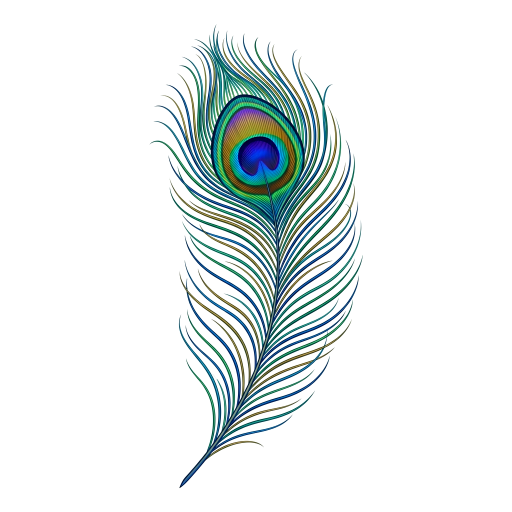
#> input picture Image and Audio/peacock-feather.png, 1024 x 1024 px (shown at 1/2 size)
$ python generate_favicon.py
#> lines starting #> are read from the running program, lines starting #| are printed output that depends on the picture
import os
import shutil
from PIL import Image

def generate_favicons():
    base_dir = os.path.dirname(os.path.dirname(os.path.abspath(__file__)))
    source_img_path = os.path.join(base_dir, "Image and Audio", "peacock-feather.png")

    if not os.path.exists(source_img_path):
        raise FileNotFoundError(f"Source icon not found at: {source_img_path}")

    src = Image.open(source_img_path).convert("RGBA")
#> src is the input picture: PIL image 1024x1024 RGBA; mean R, G, B, A 230.7, 237.1, 236.7, 33.1
    bbox = src.getbbox()
#> bbox = (0, 0, 727, 977)
    cropped = src.crop(bbox)
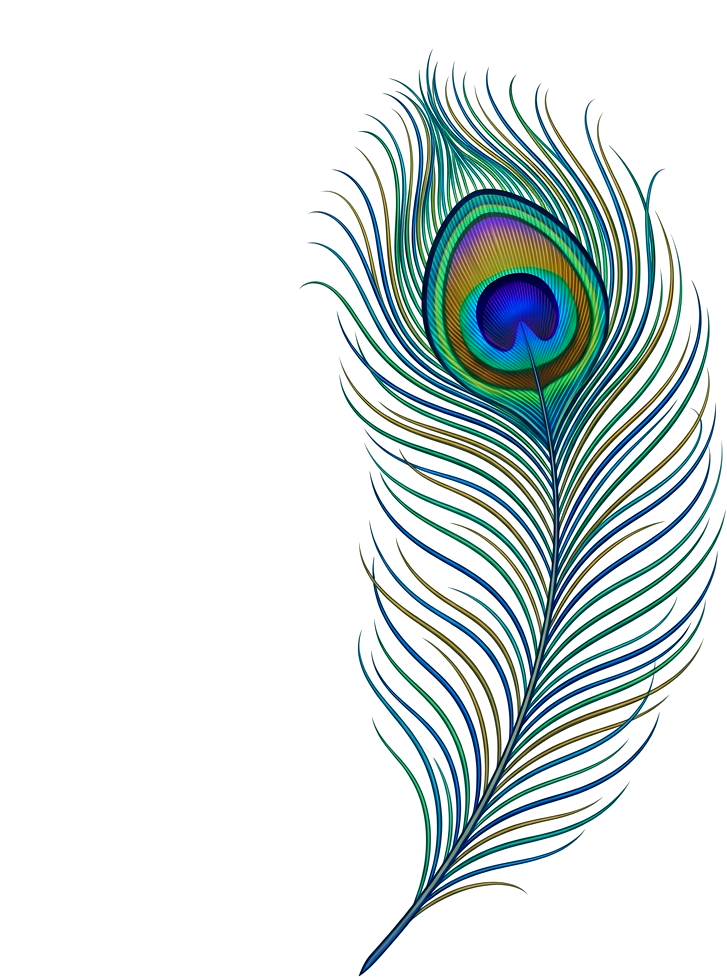
#> cropped: PIL image 727x977 RGBA; mean R, G, B, A 219.1, 228.6, 228, 48.8; transparent parts drawn white

    # Make a square canvas with subtle margin to prevent clipping on small browser tabs
    max_dim = max(cropped.width, cropped.height)
#> max_dim = 977
    pad_dim = int(max_dim * 1.1)
#> pad_dim = 1074
    square = Image.new("RGBA", (pad_dim, pad_dim), (0, 0, 0, 0))
#> square: PIL image 1074x1074 RGBA; every value is 0
    offset_x = (pad_dim - cropped.width) // 2
#> offset_x = 173
    offset_y = (pad_dim - cropped.height) // 2
#> offset_y = 48
    square.paste(cropped, (offset_x, offset_y), cropped)
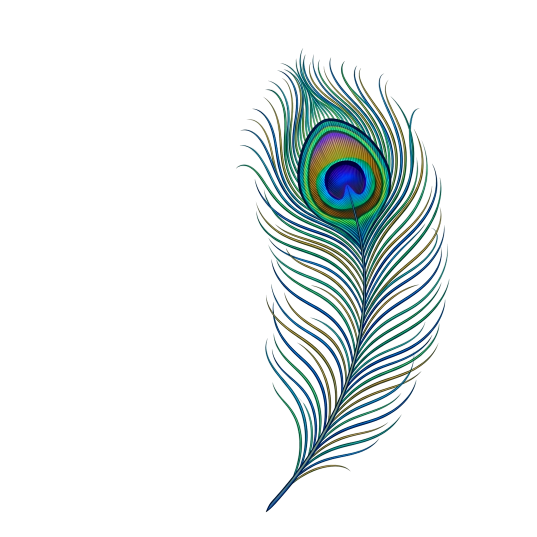
#> square: PIL image 1074x1074 RGBA (shown at 1/2 size); mean R, G, B, A 8.4, 13.8, 13.6, 28.7; transparent parts drawn white

    # Multi-resolution ICO sizes for crisp rendering across all displays and OS taskbars
    icon_sizes = [(16, 16), (32, 32), (48, 48), (64, 64), (128, 128), (256, 256)]

    # Root favicon.ico for standard browser GET /favicon.ico fallback
    root_ico_path = os.path.join(base_dir, "favicon.ico")
    square.save(root_ico_path, format="ICO", sizes=icon_sizes)

    # Image and Audio/ assets
    img_dir = os.path.join(base_dir, "Image and Audio")
    os.makedirs(img_dir, exist_ok=True)

    square.save(os.path.join(img_dir, "favicon.ico"), format="ICO", sizes=icon_sizes)
    square.resize((32, 32), Image.Resampling.LANCZOS).save(os.path.join(img_dir, "favicon-32x32.png"), format="PNG")
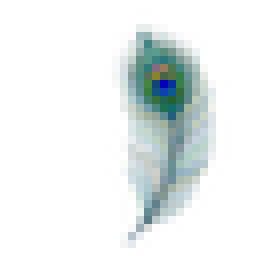
#> saved as favicon-32x32.png: PIL image 32x32 RGBA (shown 8 times larger); mean R, G, B, A 19.4, 32.9, 32.2, 29; transparent parts drawn white
    square.resize((16, 16), Image.Resampling.LANCZOS).save(os.path.join(img_dir, "favicon-16x16.png"), format="PNG")
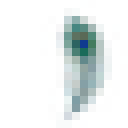
#> saved as favicon-16x16.png: PIL image 16x16 RGBA (shown 8 times larger); mean R, G, B, A 22.5, 43.5, 43.5, 29.1; transparent parts drawn white
    square.resize((180, 180), Image.Resampling.LANCZOS).save(os.path.join(img_dir, "apple-touch-icon.png"), format="PNG")
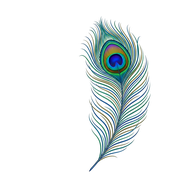
#> saved as apple-touch-icon.png: PIL image 180x180 RGBA; mean R, G, B, A 15, 23.5, 23.1, 29.3; transparent parts drawn white

    print("All favicon formats (root and Image and Audio/) generated successfully.")

if __name__ == "__main__":
    generate_favicons()
